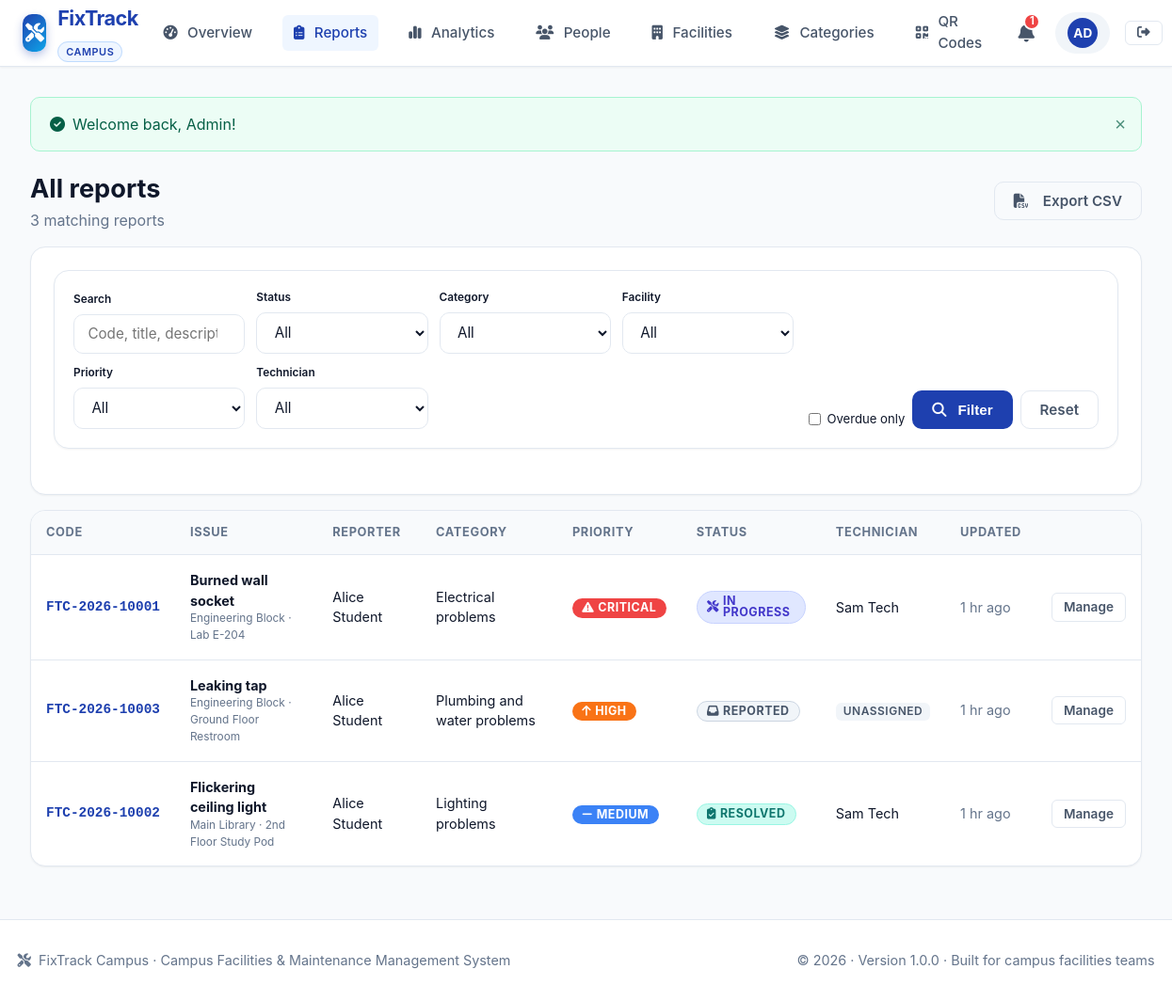
Screenshot of /admin/reports.php (signed in) with the database file from the repository.
### tables this page shows
CREATE TABLE reports (
    id INT AUTO_INCREMENT PRIMARY KEY,
    tracking_code VARCHAR(30) NOT NULL UNIQUE,
    student_id INT NOT NULL,
    category_id INT NOT NULL,
    facility_id INT NOT NULL,
    room_number VARCHAR(100) NOT NULL,
    title VARCHAR(200) NOT NULL,
    description TEXT NOT NULL,
    priority ENUM('low', 'medium', 'high', 'critical') NOT NULL DEFAULT 'medium',
    status ENUM('REPORTED', 'UNDER REVIEW', 'APPROVED', 'ASSIGNED', 'IN PROGRESS',
                'RESOLVED', 'VERIFIED', 'CLOSED', 'REJECTED') NOT NULL DEFAULT 'REPORTED',
    deadline DATETIME NULL,
    rejection_reason TEXT NULL,
    resolved_at DATETIME NULL,
    verified_at DATETIME NULL,
    closed_at DATETIME NULL,
    created_at DATETIME NOT NULL DEFAULT CURRENT_TIMESTAMP,
    updated_at DATETIME NOT NULL DEFAULT CURRENT_TIMESTAMP ON UPDATE CURRENT_TIMESTAMP,
    CONSTRAINT fk_report_student FOREIGN KEY (student_id) REFERENCES users(id) ON DELETE CASCADE,
    CONSTRAINT fk_report_category FOREIGN KEY (category_id) REFERENCES categories(id) ON DELETE RESTRICT,
    CONSTRAINT fk_report_facility FOREIGN KEY (facility_id) REFERENCES facilities(id) ON DELETE RESTRICT,
    INDEX idx_report_tracking (tracking_code),
    INDEX idx_report_status (status),
    INDEX idx_report_priority (priority)
);

CREATE TABLE facilities (
    id INT AUTO_INCREMENT PRIMARY KEY,
    name VARCHAR(150) NOT NULL,
    building_code VARCHAR(30) NOT NULL UNIQUE,
    campus_zone VARCHAR(100) NOT NULL,
    description TEXT NULL,
    total_floors INT DEFAULT 1,
    is_active TINYINT(1) NOT NULL DEFAULT 1,
    created_at DATETIME NOT NULL DEFAULT CURRENT_TIMESTAMP
);

CREATE TABLE users (
    id INT AUTO_INCREMENT PRIMARY KEY,
    full_name VARCHAR(100) NOT NULL,
    email VARCHAR(150) NOT NULL UNIQUE,
    password_hash VARCHAR(255) NOT NULL,
    role ENUM('student', 'admin', 'technician') NOT NULL DEFAULT 'student',
    phone VARCHAR(30) NULL,
    identifier VARCHAR(50) NULL,
    specialization VARCHAR(100) NULL,
    is_active TINYINT(1) NOT NULL DEFAULT 1,
    created_at DATETIME NOT NULL DEFAULT CURRENT_TIMESTAMP,
    updated_at DATETIME NOT NULL DEFAULT CURRENT_TIMESTAMP ON UPDATE CURRENT_TIMESTAMP,
    INDEX idx_user_role (role)
);

CREATE TABLE categories (
    id INT AUTO_INCREMENT PRIMARY KEY,
    name VARCHAR(100) NOT NULL,
    slug VARCHAR(100) NOT NULL UNIQUE,
    description TEXT NULL,
    icon VARCHAR(50) NOT NULL DEFAULT 'wrench',
    default_priority ENUM('low', 'medium', 'high', 'critical') DEFAULT 'medium',
    default_sla_hours INT DEFAULT 48,
    is_active TINYINT(1) DEFAULT 1,
    created_at DATETIME NOT NULL DEFAULT CURRENT_TIMESTAMP
);

### admin/reports.php (the view, shortened to what this page needs)
<?php
require_once __DIR__ . '/../includes/functions.php';
$pdo = get_db();
$overdue   = isset($_GET['overdue']) ? 1 : 0;
$q         = trim($_GET['q'] ?? '');
$page      = max(1, (int)($_GET['page'] ?? 1));
$perPage   = 15;
$where = ['1=1'];
$params = [];
$whereSql = implode(' AND ', $where);
$countStmt = $pdo->prepare("SELECT COUNT(*) FROM reports r
    JOIN users u ON u.id = r.student_id WHERE $whereSql");
$countStmt->execute($params);
$totalRows = (int)$countStmt->fetchColumn();
$pages = max(1, (int)ceil($totalRows / $perPage));
$page = min($page, $pages);
$offset = ($page - 1) * $perPage;
$stmt = $pdo->prepare("
    SELECT r.*, c.name AS category_name, f.name AS facility_name, u.full_name AS student_name,
           (SELECT t.full_name FROM assignments a JOIN users t ON t.id = a.technician_id
            WHERE a.report_id = r.id AND a.status <> 'reassigned'
            ORDER BY a.assigned_at DESC LIMIT 1) AS technician_name
    FROM reports r
    JOIN categories c ON c.id = r.category_id
    JOIN facilities f ON f.id = r.facility_id
    JOIN users u ON u.id = r.student_id
    WHERE $whereSql
    ORDER BY FIELD(r.priority,'critical','high','medium','low') ASC, r.updated_at DESC
    LIMIT $perPage OFFSET $offset
");
$stmt->execute($params);
$reports = $stmt->fetchAll();
include __DIR__ . '/../includes/header.php';
function aq(array $extra = []): string {
    $keys = ['status','category','facility','priority','technician','overdue','q'];
    $vals = [];
    return http_build_query(array_merge($vals, $extra));
}
$exportQuery = aq();
?>
<div class="d-flex justify-between align-center mb-4" style="flex-wrap:wrap;gap:1rem">
    <div><h1 style="font-size:1.7rem">All reports</h1><p class="text-muted"><?= (int)$totalRows ?> matching report<?= $totalRows === 1 ? '' : 's' ?></p></div>
    <a class="btn btn-outline" href="<?= e(url('export.php?' . $exportQuery)) ?>"><i class="fas fa-file-csv mr-2"></i>Export CSV</a>
</div>
<div class="card mb-4"><div class="card-body">
    <form method="get" action="<?= e(url('admin/reports.php')) ?>" class="filter-toolbar">
        <div class="filter-grid" style="flex:1">
            <div class="form-group mb-0"><label class="form-label x-small">Search</label><input class="form-control" type="search" name="q" value="<?= e($q) ?>" placeholder="Code, title, description, reporter"></div>
            <div class="form-group mb-0"><label class="form-label x-small">Status</label><select class="form-control" name="status"><option value="">All</option>
            </select></div>
            <div class="form-group mb-0"><label class="form-label x-small">Category</label><select class="form-control" name="category"><option value="">All</option>
            </select></div>
            <div class="form-group mb-0"><label class="form-label x-small">Facility</label><select class="form-control" name="facility"><option value="">All</option>
            </select></div>
            <div class="form-group mb-0"><label class="form-label x-small">Priority</label><select class="form-control" name="priority"><option value="">All</option>
            </select></div>
            <div class="form-group mb-0"><label class="form-label x-small">Technician</label><select class="form-control" name="technician"><option value="">All</option>
            </select></div>
        </div>
        <div class="toolbar-actions">
            <label class="small" style="display:flex;align-items:center;gap:.4rem"><input type="checkbox" name="overdue" value="1" <?= $overdue ? 'checked' : '' ?>> Overdue only</label>
            <button class="btn btn-primary" type="submit"><i class="fas fa-magnifying-glass mr-1"></i>Filter</button>
            <a class="btn btn-outline" href="<?= e(url('admin/reports.php')) ?>">Reset</a>
        </div>
    </form>
</div></div>
<div class="card"><div class="card-body p-0">
    <?php if (!$reports): ?><div class="empty-state"><i class="fas fa-magnifying-glass"></i><h3>No reports found</h3><p>Try a different filter combination.</p></div>
    <?php else: ?>
    <div class="table-responsive"><table class="table">
        <thead><tr><th>Code</th><th>Issue</th><th>Reporter</th><th>Category</th><th>Priority</th><th>Status</th><th>Technician</th><th>Updated</th><th></th></tr></thead>
        <tbody>
        <?php foreach ($reports as $r): ?>
            <tr>
                <td class="tracking-code"><?= e($r['tracking_code']) ?></td>
                <td><strong><?= e(mb_substr($r['title'], 0, 48)) ?></strong><div class="x-small text-muted"><?= e($r['facility_name']) ?> &middot; <?= e($r['room_number']) ?></div></td>
                <td class="small"><?= e($r['student_name']) ?></td>
                <td class="small"><?= e($r['category_name']) ?></td>
                <td><?= format_priority_badge($r['priority']) ?></td>
                <td><?= format_status_badge($r['status']) ?><?php if (is_overdue($r['deadline'], $r['status'])): ?><div class="mt-1"><span class="badge badge-overdue">Overdue</span></div><?php endif; ?></td>
                <td class="small"><?= $r['technician_name'] ? e($r['technician_name']) : '<span class="badge badge-soft">Unassigned</span>' ?></td>
                <td class="small text-muted nowrap"><?= e(time_ago($r['updated_at'])) ?></td>
                <td><a class="btn btn-outline btn-sm" href="<?= e(url('admin/report-view.php?id=' . (int)$r['id'])) ?>">Manage</a></td>
            </tr>
        <?php endforeach; ?>
        </tbody>
    </table></div>
    <?php endif; ?>
</div></div>
<?php include __DIR__ . '/../includes/footer.php'; ?>

### includes/functions.php (shortened to what this page needs)
<?php
function url(string $path = ''): string {
    return rtrim(BASE_URL, '/') . '/' . ltrim($path, '/');
}
function e(?string $value): string {
    return htmlspecialchars((string)($value ?? ''), ENT_QUOTES, 'UTF-8');
}
function format_status_badge(string $status): string {
    $colorClass = 'badge-secondary';
    $icon = 'info-circle';
    switch (strtoupper($status)) {
        case STATUS_REPORTED:
            $colorClass = 'badge-status-reported';
            $icon = 'inbox';
            break;
        case STATUS_IN_PROGRESS:
            $colorClass = 'badge-status-inprogress';
            $icon = 'tools';
            break;
        case STATUS_RESOLVED:
            $colorClass = 'badge-status-resolved';
            $icon = 'clipboard-check';
            break;
    }
    return '<span class="badge ' . $colorClass . '"><i class="fas fa-' . $icon . ' mr-1"></i> ' . e($status) . '</span>';
}
function format_priority_badge(string $priority): string {
    $p = strtolower($priority);
    $colorClass = 'badge-secondary';
    $icon = 'flag';
    switch ($p) {
        case 'critical':
            $colorClass = 'badge-priority-critical';
            $icon = 'exclamation-triangle';
            break;
        case 'high':
            $colorClass = 'badge-priority-high';
            $icon = 'arrow-up';
            break;
        case 'medium':
            $colorClass = 'badge-priority-medium';
            $icon = 'minus';
            break;
    }
    return '<span class="badge ' . $colorClass . '"><i class="fas fa-' . $icon . ' mr-1"></i> ' . ucfirst(e($priority)) . '</span>';
}
function time_ago(?string $datetime): string {
    $time = strtotime($datetime);
    $diff = time() - $time;
    if ($diff < 86400) {
        $h = floor($diff / 3600);
        return $h . ($h == 1 ? ' hr ago' : ' hrs ago');
    }
    return date('M j, Y', $time);
}
function get_flash(string $type): ?string {
    $key = 'flash_' . $type;
    if (isset($_SESSION[$key])) {
        $msg = $_SESSION[$key];
        return $msg;
    }
    return null;
}
function render_flash_messages(): string {
    $html = '';
    $types = ['success' => 'check-circle', 'error' => 'exclamation-circle', 'warning' => 'exclamation-triangle', 'info' => 'info-circle'];
    foreach ($types as $type => $icon) {
        $msg = get_flash($type);
        if ($msg) {
            $alertClass = ($type === 'error') ? 'alert-danger' : 'alert-' . $type;
            $html .= '<div class="alert ' . $alertClass . ' alert-dismissible fade show" role="alert">
                <i class="fas fa-' . $icon . ' mr-2"></i> ' . e($msg) . '
                <button type="button" class="close-btn" onclick="this.parentElement.remove()" aria-label="Close">&times;</button>
            </div>';
        }
    }
    return $html;
}

### assets/css/pages.css (style rules this page uses)
.filter-toolbar { display: flex; flex-wrap: wrap; gap: 1rem; align-items: flex-end; }
.filter-grid { display: grid; grid-template-columns: repeat(auto-fit, minmax(160px, 1fr)); gap: .75rem; flex: 1; }
.toolbar-actions { display: flex; flex-wrap: wrap; gap: .5rem; align-items: flex-end; }
.tracking-code { font-family: ui-monospace, Menlo, monospace; font-size: .85rem; font-weight: 700; color: var(--primary); white-space: nowrap; }
.small { font-size: .82rem; }
.x-small { font-size: .74rem; }
.nowrap { white-space: nowrap; }
.badge-soft { display: inline-block; padding: .2rem .5rem; border-radius: var(--radius-sm); background: var(--secondary-light); color: var(--text-secondary); font-size: .75rem; font-weight: 600; }
.mb-0 { margin-bottom: 0 !important; }

### rows the page displays
reports: tracking_code "FTC-2026-10001", title "Burned wall socket", facility.name "Engineering Block", room_number "Lab E-204", student.full_name "Alice Student", category.name "Electrical problems", priority "CRITICAL", status "IN PROGRESS", technician_name "Sam Tech", updated_at "1 hr ago"
reports: tracking_code "FTC-2026-10003", title "Leaking tap", facility.name "Engineering Block", room_number "Ground Floor Restroom", student.full_name "Alice Student", category.name "Plumbing and water problems", priority "HIGH", status "REPORTED", shows "UNASSIGNED", updated_at "1 hr ago"
reports: tracking_code "FTC-2026-10002", title "Flickering ceiling light", facility.name "Main Library", room_number "2nd Floor Study Pod", student.full_name "Alice Student", category.name "Lighting problems", priority "MEDIUM", status "RESOLVED", technician_name "Sam Tech", updated_at "1 hr ago"

### other values shown
$link[0] "Overview"
$link[0] "Reports"
$link[0] "Analytics"
$link[0] "People"
$link[0] "Facilities"
$link[0] "Categories"
$link[0] "QR Codes"
$unread "1"
mb_substr($user['name'], 0, 2) "AD"
$msg "Welcome back, Admin!"
$totalRows "3"
APP_NAME "FixTrack Campus"
APP_TAGLINE "Campus Facilities & Maintenance Management System"
APP_VERSION "1.0.0"
